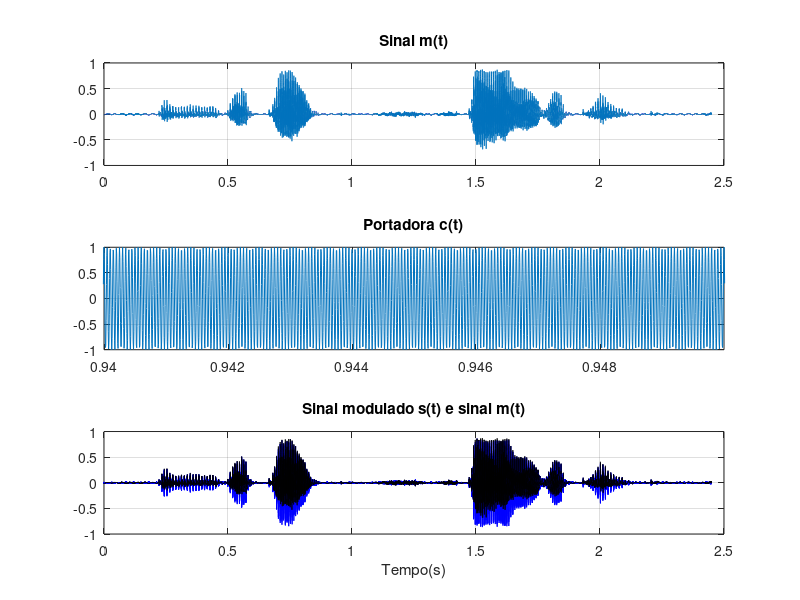
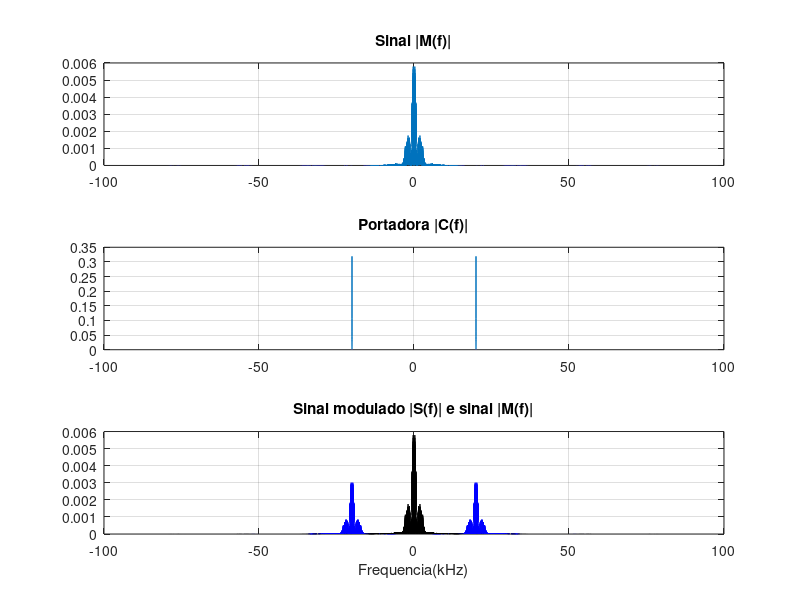
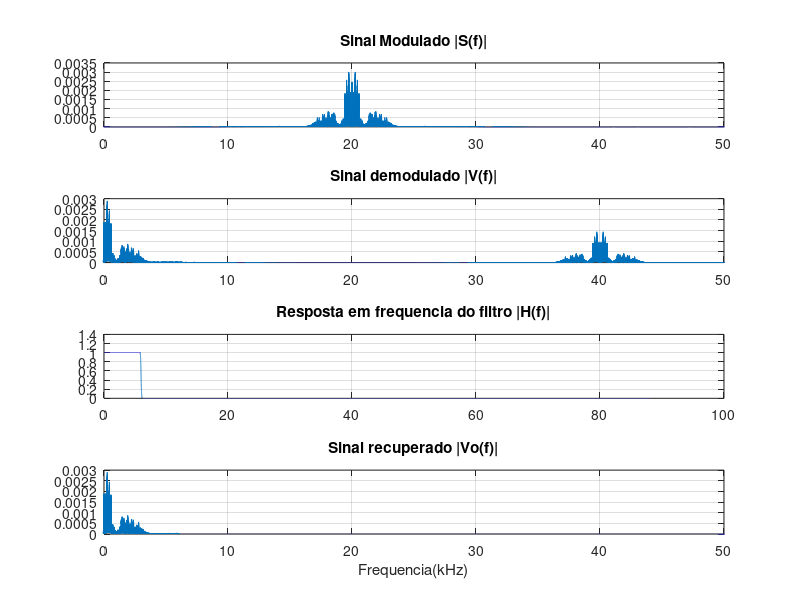

These figures' MATLAB source, in order:
% --------------------------------------------
% Nome do Aluno: Andre Luis Maldonado Daniel 
% Curso: LT37C - Fundamentos de Comunicacao
% --------------------------------------------

%% Exercicio 1
% Modulacao

%Limpar e fechar tudo
clc;
clear;
close all;

% Arquivo de audio da mensagem
load('./sound.mat');

% Reproducao do audio
sound(m,fs);

% Tamanho do vetor da mensagem
N = length(m);

% Periodo de amostragem de m
T = 1/fs;

% Vetor de tempo
t = (0:N-1)*T;

% Frequencia da portadora Hz
fc = 20e3;

% Portadora
c = cos(2*pi*fc*t);
s = m.*c;

% Plot dos sinais
figure()
subplot(3,1,1)
plot(t,m)
title('Sinal m(t)')
grid on
subplot(3,1,2)
plot(t,c)
title('Portadora c(t)')
xlim([0.94 0.95])
grid on
subplot(3,1,3)
plot(t,s,'b',t,m,'k')
title('Sinal modulado s(t) e sinal m(t)')
xlabel('Tempo(s)')
grid on

% FFT dos sinais
M = abs(fftshift(fft(m)))/N;
C = abs(fftshift(fft(c)))/N;
S = abs(fftshift(fft(s)))/N;

% Vetor de frequencias
f = linspace(-fs/2,fs/2,N);

% Plot das FFT's
figure();
subplot(3,1,1);
plot(f/1000,M);
title('Sinal |M(f)|');
grid on;
subplot(3,1,2);
plot(f/1000,C);
title('Portadora |C(f)|');
grid on;
subplot(3,1,3);
plot(f/1000,S,'b', f/1000,M,'k');
title('Sinal modulado |S(f)| e sinal |M(f)|');
xlabel('Frequencia(kHz)');
grid on;

%% Exercicio

% Demodulacao do sinal
v = s.*c;

% Gerando filtro passa-baixa
fcorte = 6e3/(fs/2);
h = fir1(2e3,fcorte);
[H,fh] = freqz(h,1,N/2+1,fs/1e3);
H = abs(H);
vo = filter(h,1,v);

% FFT de v(t) e vo(t)
V = abs(fftshift(fft(v)))/N;
Vo = abs(fftshift(fft(vo)))/N;

% Plot dos sinais V(f) e Vo(f)
figure();
subplot(4,1,1);
plot(f/1000,S);
title('Sinal Modulado |S(f)|');
xlim([0 50]);
grid on;
subplot(4,1,2)
plot(f/1000,V);
title('Sinal demodulado |V(f)|');
ylim([0 3e-3]);
xlim([0 50]);
grid on;
subplot(4,1,3);
plot(fh,H);
title('Resposta em frequencia do filtro |H(f)|');
grid on;
subplot(4,1,4);
plot(f/1000,Vo);
title('Sinal recuperado |Vo(f)|');
xlabel('Frequencia(kHz)');
ylim([0 3e-3]);
xlim([0 50]);
grid on;
sound(m,fs);
sound(vo,fs);